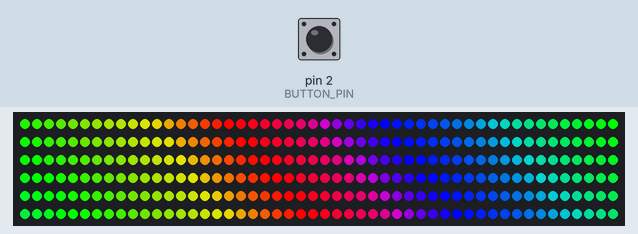
The sketch below on a simulated Arduino Uno, built with avr-gcc and run on an emulated ATmega328P. Shown: 300 RGB LEDs in strip order, left to right, continuing on the next row. The test bench sets the inputs (shaded band); at power-on: pin 2 (BUTTON_PIN) LOW. Dim RGB values are drawn brighter than linear; colours are those a GRB WS2812 strip shows for the declared byte order; EEPROM starts erased.

Above: at 0.09 s.
At 1.2 s:
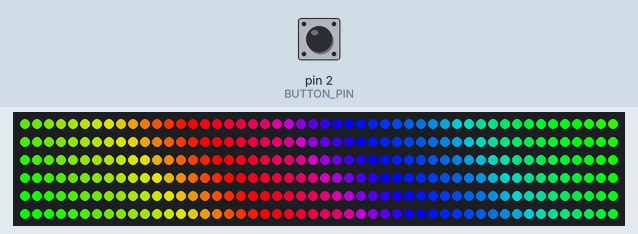
1.3 s: pin 2 (BUTTON_PIN) pulled HIGH for 3.2 s
At 3.1 s:
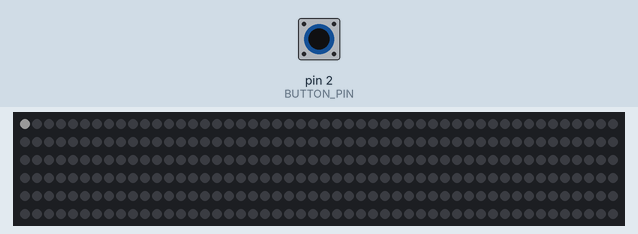

Measured:
- after the input at 1.3 s, the LEDs: change after 1.0 s (image 2)

The sketch:

WS2812_trinket_with_button.ino
```cpp
//CSK 3/17/2013 Libraries new location
//https://github.com/FastLED/FastLED
//https://github.com/FastLED/FastLED/wiki/Overview

#include <EEPROM.h>
#include "FastLED.h"

#define DATA_PIN 1
#define BUTTON_PIN 2
#define MAX_SEQUENCE_INDEX 7
#define EEPROM_INDEX 0

#define LIGHT_LEVEL_ONE 25
#define LIGHT_LEVEL_TWO 50
#define LIGHT_LEVEL_THREE 100
#define LIGHT_LEVEL_FOUR 255

#define CHASE_SPEED_ONE 50
#define CHASE_SPEED_TWO 150
#define RAINBOW_SPEED 7

#define NUM_LEDS 300


CRGB leds[NUM_LEDS];

int currentSequence = 0;

void setup()
{
  FastLED.addLeds<WS2812, DATA_PIN, RGB>(leds, NUM_LEDS);
  pinMode(BUTTON_PIN, INPUT);

  int fromEEPROM = EEPROM.read(EEPROM_INDEX);
  if (fromEEPROM > 0){
    currentSequence = fromEEPROM;
  }
}

void loop()
{
  switch(currentSequence)
  {
    case 0:
      color_chase(CRGB::White, CHASE_SPEED_ONE, LIGHT_LEVEL_ONE);
      break;
    case 1:
      color_chase(CRGB::White, CHASE_SPEED_ONE, LIGHT_LEVEL_TWO);
      break;
    case 2:
      color_chase(CRGB::White, CHASE_SPEED_ONE, LIGHT_LEVEL_THREE);
      break;
    case 3:
      color_chase(CRGB::White, CHASE_SPEED_ONE, LIGHT_LEVEL_FOUR);
      break;
    case 4:
      color_chase(CRGB::BlueViolet, CHASE_SPEED_ONE, LIGHT_LEVEL_ONE);
      break;
    case 5:
      color_chase(CRGB::BlueViolet, CHASE_SPEED_ONE, LIGHT_LEVEL_TWO);
      break;
    case 6:
      color_chase(CRGB::BlueViolet, CHASE_SPEED_ONE, LIGHT_LEVEL_THREE);
      break;
    case 7:
      color_chase(CRGB::BlueViolet, CHASE_SPEED_ONE, LIGHT_LEVEL_FOUR);
      break;
    case 8:
      rainbow(CHASE_SPEED_ONE, LIGHT_LEVEL_ONE);
      break;
    case 9:
      rainbow(CHASE_SPEED_ONE, LIGHT_LEVEL_TWO);
      break;
    case 10:
      rainbow(CHASE_SPEED_ONE, LIGHT_LEVEL_THREE);
      break;
    case 11:
    default:
      rainbow(CHASE_SPEED_ONE, LIGHT_LEVEL_FOUR);
      break;
  }
}

boolean buttonPressed()
{
  // read the state of the pushbutton value:
  int buttonState = digitalRead(BUTTON_PIN);

  if (buttonState == HIGH) {
    return true;
  }
  return false;
}

void incrementAndPause()
{
  if (currentSequence < MAX_SEQUENCE_INDEX){
    currentSequence++;
  } else{
    currentSequence = 0;
  }
  EEPROM.update(EEPROM_INDEX, currentSequence);
  delay(1000);
}


void color_chase(uint32_t color, uint8_t wait, uint8_t brightness)
{
  //clear() turns all LEDs off
  FastLED.clear();
  //The brightness ranges from 0-255
  FastLED.setBrightness(brightness);
  // Move a single led
  for(int led_number = 0; led_number < NUM_LEDS; led_number++)
  {
    leds[led_number] = color;
    FastLED.show();
    delay(wait);

    // Turn our current led back to black for the next loop around
    leds[led_number] = CRGB::Black;

    if(buttonPressed()){
      incrementAndPause();
      return;
    }
  }
  return;
}

void rainbow(uint8_t wait, uint8_t brightness)
{
  uint16_t hue;
  FastLED.clear();
  FastLED.setBrightness(brightness);

  for(hue=10; hue<255*3; hue++)
  {
    fill_rainbow( &(leds[0]), NUM_LEDS /*led count*/, hue /*starting hue*/);
    FastLED.show();
    delay(wait);

    if(buttonPressed()){
      incrementAndPause();
      return;
    }
  }
  return;
}
```
